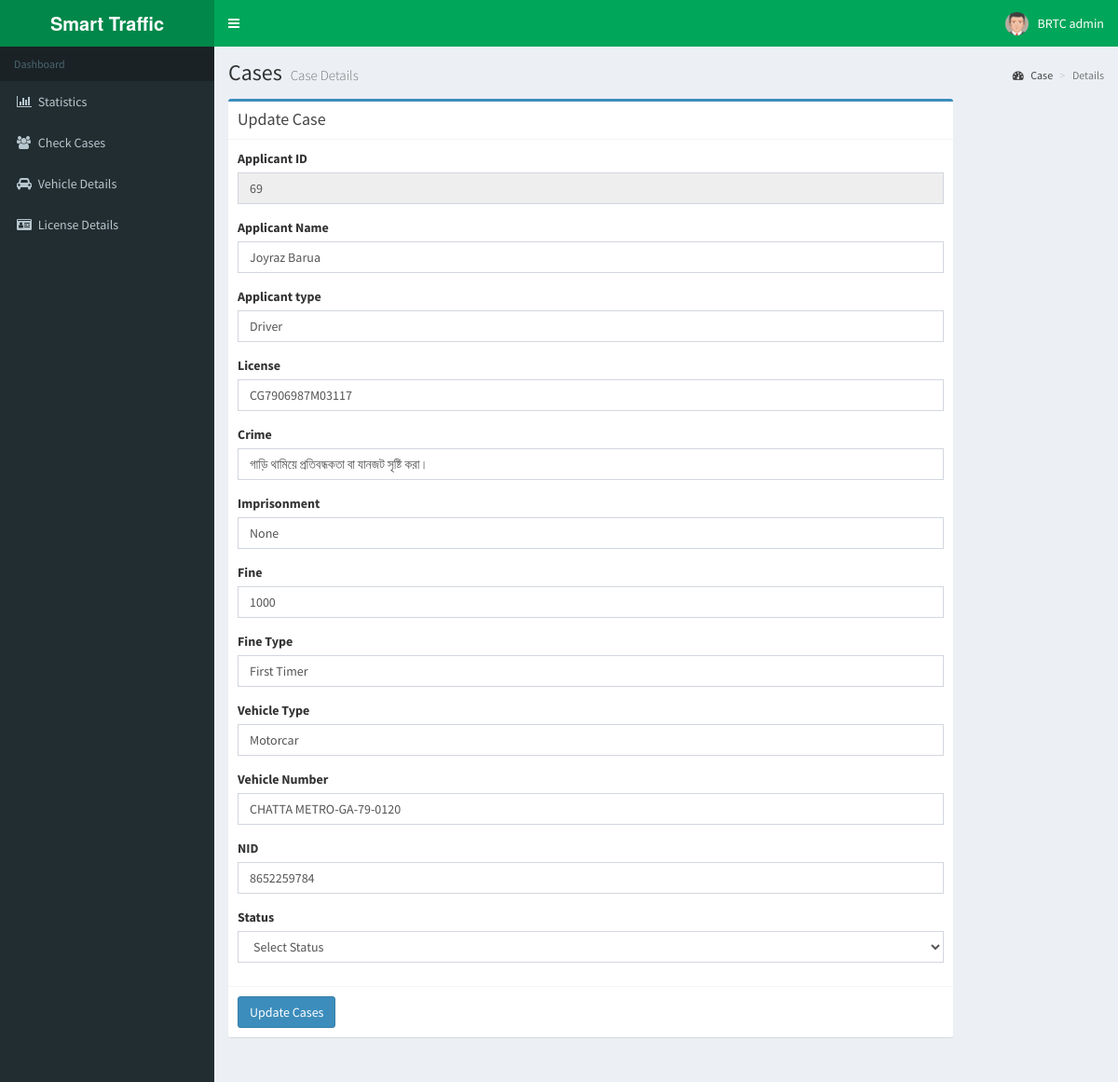
Screenshot of /traffic_info_admin/updatecases.php?update=69 (signed in) with the database file from the repository.
### tables this page shows
CREATE TABLE `cases` (
  `id` int(11) NOT NULL,
  `Applicant_name` varchar(500) DEFAULT NULL,
  `Applicant_type` varchar(500) DEFAULT NULL,
  `License_no` varchar(500) DEFAULT NULL,
  `crime` varchar(500) DEFAULT NULL,
  `imprisonment` varchar(500) DEFAULT NULL,
  `fine` varchar(500) DEFAULT NULL,
  `fine_type` varchar(500) DEFAULT NULL,
  `Vehicle_type` varchar(500) DEFAULT NULL,
  `Vehicle_number` varchar(500) DEFAULT NULL,
  `Type_of_fine` varchar(500) DEFAULT NULL,
  `NID_No` varchar(500) DEFAULT NULL,
  `Police_id` varchar(500) DEFAULT NULL,
  `feedback` varchar(2000) DEFAULT NULL,
  `Status` varchar(500) DEFAULT NULL,
  `address` varchar(222) NOT NULL,
  `case_date` varchar(111) NOT NULL,
  `case_time` varchar(111) NOT NULL,
  `case_location` varchar(222) NOT NULL,
  `seized_document` varchar(222) NOT NULL,
  `appearance_last_date` varchar(222) NOT NULL
);

### traffic_info_admin/updatecases.php (the view, shortened to what this page needs)
<?php session_start();
include_once 'database.php';
?>
<?php
if(isset($_GET['update'])){
  $update = "SELECT * FROM cases WHERE id='".$_GET['update']."'";
  $result = $conn->query($update);
if ($result->num_rows > 0) {
    while($row = $result->fetch_assoc()) {
                 $id = $row['id'];
                $a_name = $row['Applicant_name'];
                $a_type = $row['Applicant_type'];
                $license_no = $row['License_no'];
                $crime = $row['crime'];
                $imprisonment = $row['imprisonment'];
                $fine = $row['fine'];
                $fine_type=$row['fine_type'];
                $v_type=$row['Vehicle_type'];
                $v_number=$row['Vehicle_number'];
                $nid_no=$row['NID_No'];
    }
}
}
?>
<!DOCTYPE html>
<html>
<head>
  <link rel="stylesheet" href="bower_components/bootstrap/dist/css/bootstrap.min.css">
  <link rel="stylesheet" href="bower_components/font-awesome/css/font-awesome.min.css">
  <link rel="stylesheet" href="bower_components/Ionicons/css/ionicons.min.css">
    <link rel="stylesheet" href="bower_components/datatables.net-bs/css/dataTables.bootstrap.min.css">
  <link rel="stylesheet" href="bower_components/bootstrap-daterangepicker/daterangepicker.css">
  <link rel="stylesheet" href="bower_components/bootstrap-datepicker/dist/css/bootstrap-datepicker.min.css">
  <link rel="stylesheet" href="bower_components/select2/dist/css/select2.min.css">
  <link rel="stylesheet" href="dist/css/AdminLTE.min.css">
  <link rel="stylesheet" href="dist/css/skins/_all-skins.min.css">
</head>
<body class="hold-transition skin-green sidebar-mini">
<div class="wrapper">
 <?php include_once 'header.php'; ?>
  <?php include_once 'sidebar.php'; ?>
  <div class="content-wrapper">
    <section class="content-header">
      <h1>
        Cases
        <small>Case Details</small>
      </h1>
      <ol class="breadcrumb">
        <li><a href="#"><i class="fa fa-dashboard"></i> Case</a></li>
        <li class="active">Details</li>
      </ol>
    </section>
    <section class="content">
 <div class="row">
  <?php if (!isset($_GET['update'])) { ?>
              <?php
              if (isset($_POST['submit'])) {
                $sid = $_POST['sid'];
                $fname = $_POST['fname'];
                $lname = $_POST['lname'];
                 $text = $_POST['text'];
                $classroom = $_POST['classroom'];
 $password = $_POST['password'];
                $gender = $_POST['gender'];
                $parent=" ";
                if(isset($_POST['parent'])){
                $parent = $_POST['parent'];}
                  try {
                    $sql = "INSERT INTO student (sid,fname,lname,gender,semester_name,department_name,text) VALUES ('".$sid."', '".$fname."', '".$lname."','".$gender."','".$parent."','".$classroom."','".$text."')";
                  if ($conn->query($sql) === TRUE) {
                            $sql1 = "INSERT INTO user (role,text,password) VALUES ('student', '".$text."','".$password."')";
                            if($conn->query($sql1)==TRUE){
                                 echo "<script type='text/javascript'> var x = document.getElementById('truemsg');
x.style.display='block';</script>";
                            }
                      } else {
                            }
                  } catch (Exception $e) {
                  }
                                            }
              ?>
         <?php }elseif (isset($_GET['update'])) { ?>
     <div class="col-xs-10">
          <div class="box box-primary">
            <div class="box-header with-border">
              <h3 class="box-title">Update Case</h3>
            </div>
            <form role="form" method="POST" >
              <div class="box-body">
                 <div class="form-group">
                  <label for="exampleInputPassword1">Applicant ID</label>
                  <input name="u_id" type="text" class="form-control" id="exampleInputPassword1" readonly required value=<?php echo "'".$id."'"; ?>>
                </div>
                <div class="form-group">
                  <label for="exampleInputPassword1">Applicant Name</label>
                  <input name="fname" type="text" class="form-control" id="exampleInputPassword1" required value=<?php echo "'".$a_name."'"; ?>>
                </div>
                <div class="form-group">
                  <label for="exampleInputPassword1">Applicant type</label>
                  <input name="lname" type="text" class="form-control" id="exampleInputPassword1"  required value=<?php echo "'".$a_type."'"; ?>>
                </div>
                 <div class="form-group">
                  <label for="exampleInputPassword1">License </label>
                  <input name="text" type="text" class="form-control" id="exampleInputPassword1"  required value=<?php echo "'".$license_no."'"; ?>>
                </div>
 <div class="form-group">
                  <label for="exampleInputPassword1">Crime </label>
                  <input name="text" type="text" class="form-control" id="exampleInputPassword1"  required value=<?php echo "'".$crime."'"; ?>>
                </div>
                 <div class="form-group">
                  <label for="exampleInputPassword1">Imprisonment </label>
                  <input name="text" type="text" class="form-control" id="exampleInputPassword1"  required value=<?php echo "'".$imprisonment."'"; ?>>
                </div>
                 <div class="form-group">
                  <label for="exampleInputPassword1">Fine </label>
                  <input name="u_fine" type="text" class="form-control" id="exampleInputPassword1"  required value=<?php echo "'".$fine."'"; ?>>
                </div>
                 <div class="form-group">
                  <label for="exampleInputPassword1"> Fine Type</label>
                  <input name="text" type="text" class="form-control" id="exampleInputPassword1"  required value=<?php echo "'".$fine_type."'"; ?>>
                </div>
                 <div class="form-group">
                  <label for="exampleInputPassword1">Vehicle Type </label>
                  <input name="text" type="text" class="form-control" id="exampleInputPassword1"  required value=<?php echo "'".$v_type."'"; ?>>
                </div>
                 <div class="form-group">
                  <label for="exampleInputPassword1">Vehicle Number </label>
                  <input name="text" type="text" class="form-control" id="exampleInputPassword1"  required value=<?php echo "'".$v_number."'"; ?>>
                </div>
                 <div class="form-group">
                  <label for="exampleInputPassword1">NID </label>
                  <input name="text" type="text" class="form-control" id="exampleInputPassword1"  required value=<?php echo "'".$nid_no."'"; ?>>
                </div>
                 <div class="form-group">
                  <label for="exampleInputPassword1">Status </label>
                 <select class="form-control" style="width: 100%;" tabindex="-1" aria-hidden="true" name="status">
                  <option >Select Status</option>
                 </select>
</div>
 </div>
              <div class="box-footer">
                <button type="submit" name="submit" value="submit" class="btn btn-primary">Update Cases</button>
              </div>
            </form>
              ?></div></div>
          <?php } ?>
        </div>
    </section>
  </div>
</div>
</body>
</html>

### rows the page displays
cases: u_id "69", fname "Joyraz Barua", lname "Driver", text "CG7906987M03117", text "গাড়ি থামিয়ে প্রতিবন্ধকতা বা যানজট সৃষ্টি করা।", text "None", u_fine "1000", text "First Timer", text "Motorcar", text "CHATTA METRO-GA-79-0120", text "8652259784"

### other values shown
$_SESSION['user'] "BRTC admin"
